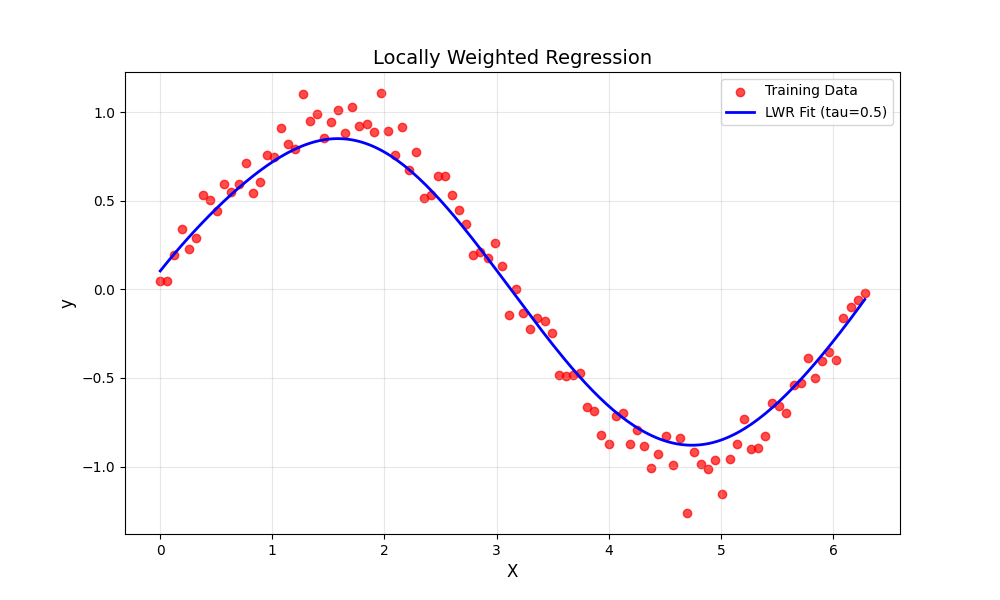

Source code (Python):
import numpy as np 
import matplotlib.pyplot as plt 
def gaussian_kernel(x, xi, tau): 
    return np.exp(-np.sum((x - xi) ** 2) / (2 * tau ** 2)) 
def locally_weighted_regression(x, X, y, tau): 
    m = X.shape[0] 
    weights = np.array([gaussian_kernel(x, X[i], tau) for i in range(m)]) 
    W = np.diag(weights) 
    X_transpose_W = X.T @ W 
    theta = np.linalg.inv(X_transpose_W @ X) @ X_transpose_W @ y 
    return x @ theta 
np.random.seed(42) 
X = np.linspace(0, 2 * np.pi, 100) 
y = np.sin(X) + 0.1 * np.random.randn(100) 
X_bias = np.c_[np.ones(X.shape), X] 
x_test = np.linspace(0, 2 * np.pi, 200) 
x_test_bias = np.c_[np.ones(x_test.shape), x_test] 
tau = 0.5 
y_pred = np.array([locally_weighted_regression(xi, X_bias, y, tau) for xi in x_test_bias]) 
plt.figure(figsize=(10, 6)) 
plt.scatter(X, y, color='red', label='Training Data', alpha=0.7) 
plt.plot(x_test, y_pred, color='blue', label=f'LWR Fit (tau={tau})', linewidth=2) 
plt.xlabel('X', fontsize=12) 
plt.ylabel('y', fontsize=12) 
plt.title('Locally Weighted Regression', fontsize=14) 
plt.legend(fontsize=10) 
plt.grid(alpha=0.3) 
plt.show() 
